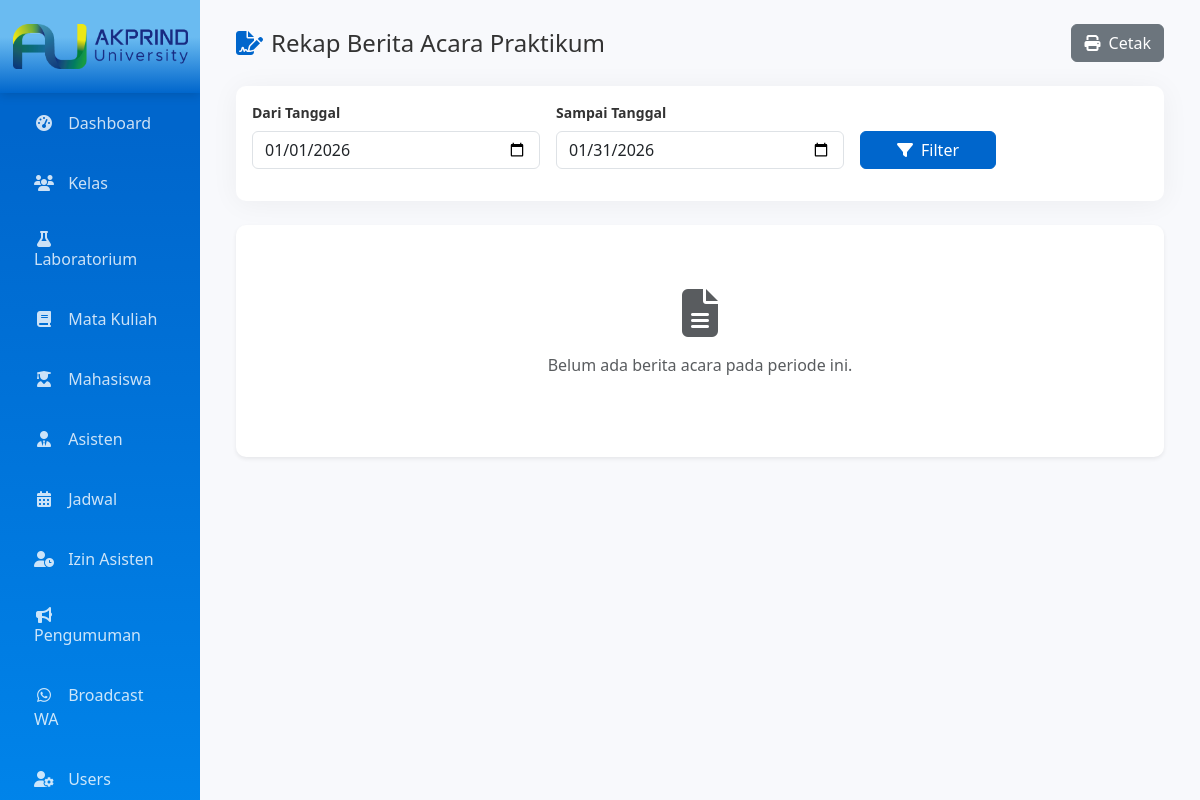
The page /index.php?page=admin_berita_acara (signed in) on the database as committed earlier.
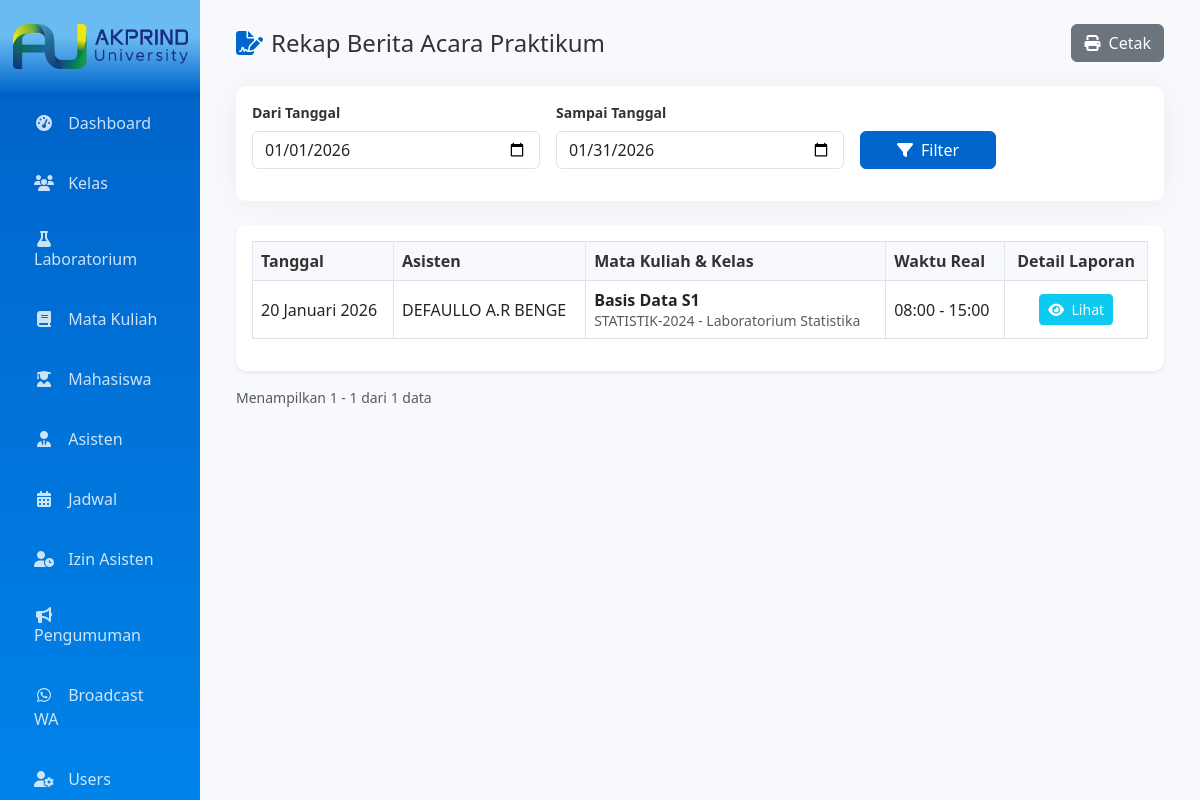
The same page on the database as committed later.
### tables this page shows
CREATE TABLE `berita_acara` (
  `id` int(11) NOT NULL,
  `jadwal_id` int(11) NOT NULL,
  `kode_asisten` varchar(50) NOT NULL,
  `waktu_mulai_real` datetime DEFAULT NULL,
  `waktu_selesai_real` datetime DEFAULT NULL,
  `catatan` text DEFAULT NULL,
  `foto_bukti` varchar(255) DEFAULT NULL,
  `created_at` timestamp NOT NULL DEFAULT current_timestamp()
);

CREATE TABLE `jadwal` (
  `id` int(11) NOT NULL,
  `pertemuan_ke` int(11) NOT NULL,
  `tanggal` date NOT NULL,
  `jam_mulai` time NOT NULL,
  `jam_selesai` time NOT NULL,
  `kode_lab` varchar(10) DEFAULT NULL,
  `kode_kelas` char(1) NOT NULL,
  `kode_mk` varchar(10) NOT NULL,
  `materi` varchar(100) NOT NULL,
  `kode_asisten_1` varchar(10) DEFAULT NULL,
  `kode_asisten_2` varchar(10) DEFAULT NULL,
  `jenis` enum('materi','inhall','praresponsi','responsi') DEFAULT 'materi',
  `keterangan` text DEFAULT NULL,
  `created_at` timestamp NOT NULL DEFAULT current_timestamp()
);

CREATE TABLE `asisten` (
  `id` int(11) NOT NULL,
  `kode_asisten` varchar(10) NOT NULL,
  `user_id` int(11) DEFAULT NULL,
  `nama` varchar(100) NOT NULL,
  `no_hp` varchar(15) DEFAULT NULL,
  `foto` varchar(255) DEFAULT NULL,
  `kode_mk` varchar(10) DEFAULT NULL COMMENT 'Keahlian utama (opsional, referensi saja)',
  `status` enum('aktif','nonaktif') DEFAULT 'aktif'
);

CREATE TABLE `mata_kuliah` (
  `kode_mk` varchar(10) NOT NULL,
  `nama_mk` varchar(100) NOT NULL,
  `sks` int(11) DEFAULT 3,
  `semester` varchar(10) DEFAULT NULL
);

CREATE TABLE `kelas` (
  `kode_kelas` char(1) NOT NULL,
  `nama_kelas` varchar(50) DEFAULT NULL,
  `program_studi` varchar(100) DEFAULT NULL,
  `tahun_ajaran` varchar(9) DEFAULT NULL
);

CREATE TABLE `lab` (
  `id` int(11) NOT NULL,
  `kode_lab` varchar(10) NOT NULL,
  `nama_lab` varchar(50) DEFAULT NULL,
  `kapasitas` int(11) DEFAULT NULL,
  `lokasi` varchar(100) DEFAULT NULL,
  `status` enum('active','maintenance') DEFAULT 'active',
  `latitude` varchar(50) DEFAULT NULL,
  `longitude` varchar(50) DEFAULT NULL
);

### pages/admin/berita_acara.php (the view, shortened to what the changed rows need)
<?php
$start_date = isset($_GET['start_date']) ? escape($_GET['start_date']) : date('Y-m-01');
$end_date = isset($_GET['end_date']) ? escape($_GET['end_date']) : date('Y-m-t');
$per_page = 10;
$current_page = get_current_page();
$count_query = "SELECT COUNT(*) as total FROM berita_acara ba JOIN jadwal j ON ba.jadwal_id = j.id WHERE j.tanggal BETWEEN '$start_date' AND '$end_date'";
$count_result = mysqli_query($conn, $count_query);
$total_data = mysqli_fetch_assoc($count_result)['total'];
$offset = get_offset($current_page, $per_page);
$query = "SELECT ba.*, j.tanggal, j.jam_mulai, j.jam_selesai,
          k.nama_kelas, mk.nama_mk, l.nama_lab, a.nama as nama_asisten
          FROM berita_acara ba
          JOIN jadwal j ON ba.jadwal_id = j.id
          LEFT JOIN kelas k ON j.kode_kelas = k.kode_kelas
          LEFT JOIN mata_kuliah mk ON j.kode_mk = mk.kode_mk
          LEFT JOIN lab l ON j.kode_lab = l.kode_lab
          LEFT JOIN asisten a ON ba.kode_asisten = a.kode_asisten
          WHERE j.tanggal BETWEEN '$start_date' AND '$end_date'
          ORDER BY j.tanggal DESC, j.jam_mulai DESC
          LIMIT $offset, $per_page";
$result = mysqli_query($conn, $query);
?>
<?php include 'includes/header.php'; ?>
<div class="container-fluid">
    <div class="row">
        <div class="col-md-9 col-lg-10">
            <div class="content-wrapper p-4">
                <div class="card border-0 shadow-sm">
                    <div class="card-body">
                        <?php if (mysqli_num_rows($result) > 0): ?>
                            <div class="table-responsive">
                                <table class="table table-hover table-bordered align-middle">
                                    <thead class="table-light">
                                        <tr>
                                            <th>Tanggal</th>
                                            <th>Asisten</th>
                                            <th>Mata Kuliah & Kelas</th>
                                            <th>Waktu Real</th>
                                            <th class="text-center">Detail Laporan</th>
                                        </tr>
                                    </thead>
                                    <tbody>
                                        <?php while($row = mysqli_fetch_assoc($result)): ?>
                                            <tr>
                                                <td><?= format_tanggal($row['tanggal']) ?></td>
                                                <td><?= $row['nama_asisten'] ?></td>
                                                <td>
                                                    <strong><?= $row['nama_mk'] ?></strong><br>
                                                    <small class="text-muted"><?= $row['nama_kelas'] ?> - <?= $row['nama_lab'] ?></small>
                                                </td>
                                                <td>
                                                    <?php
                                                    $start_real = $row['waktu_mulai_real'] ? date('H:i', strtotime($row['waktu_mulai_real'])) : '-';
                                                    $end_real = $row['waktu_selesai_real'] ? date('H:i', strtotime($row['waktu_selesai_real'])) : '-';
                                                    echo "$start_real - $end_real";
                                                    ?>
                                                </td>
                                                <td class="text-center">
                                                    <button type="button" class="btn btn-sm btn-info text-white btn-detail"
                                                        data-bs-toggle="modal" data-bs-target="#modalDetail"
                                                        data-mk="<?= htmlspecialchars($row['nama_mk']) ?>"
                                                        data-kelas="<?= htmlspecialchars($row['nama_kelas']) ?>"
                                                        data-asisten="<?= htmlspecialchars($row['nama_asisten']) ?>"
                                                        data-tanggal="<?= format_tanggal($row['tanggal']) ?>"
                                                        data-catatan="<?= htmlspecialchars($row['catatan']) ?>"
                                                        data-foto="<?= htmlspecialchars($row['foto_bukti']) ?>">
                                                        <i class="fas fa-eye me-1"></i> Lihat
                                                    </button>
                                                </td>
                                            </tr>
                                        <?php endwhile; ?>
                                    </tbody>
                                </table>
                            </div>
                        <?php else: ?>
                            <div class="text-center py-5 text-muted">
                                <i class="fas fa-file-alt fa-3x mb-3"></i>
                                <p>Belum ada berita acara pada periode ini.</p>
                            </div>
                        <?php endif; ?>
                    </div>
                </div>
                <?php if ($total_data > 0): ?>
                <div class="d-flex flex-column flex-md-row justify-content-between align-items-center mt-3 gap-2 no-print">
                    <?= render_pagination_info($current_page, $per_page, $total_data) ?>
                </div>
                <?php endif; ?>
            </div>
        </div>
    </div>
</div>
<?php include 'includes/footer.php'; ?>

### includes/fungsi.php (shortened to what the changed rows need)
<?php
function format_tanggal($tanggal) {
    $bulan = array(
        1 => 'Januari', 'Februari', 'Maret', 'April', 'Mei', 'Juni',
        'Juli', 'Agustus', 'September', 'Oktober', 'November', 'Desember'
    );
    $split = explode('-', $tanggal);
    return $split[2] . ' ' . $bulan[(int)$split[1]] . ' ' . $split[0];
}
function get_offset($current_page, $per_page = 10) {
    return ($current_page - 1) * $per_page;
}
function get_current_page() {
    $page = isset($_GET['hal']) ? (int)$_GET['hal'] : 1;
    return max(1, $page);
}
function render_pagination_info($current_page, $per_page, $total_data) {
    $start = (($current_page - 1) * $per_page) + 1;
    $end = min($current_page * $per_page, $total_data);
    return '<small class="text-muted">Menampilkan ' . $start . ' - ' . $end . ' dari ' . $total_data . ' data</small>';
}
?>

Rows that differ between the two databases and show on the page:
added berita_acara: jadwal.tanggal "20 Januari 2026", asisten.nama "DEFAULLO A.R BENGE", mata_kuliah.nama_mk "Basis Data S1", kelas.nama_kelas "STATISTIK-2024", lab.nama_lab "Laboratorium Statistika", waktu_mulai_real "08:00", waktu_selesai_real "15:00"
Other text that changed with them:
$start: (not shown) → "1"
$end: (not shown) → "1"
$total_data: (not shown) → "1"
text no longer shown: "Belum ada berita acara pada periode ini."
text now shown: "Tanggal Asisten Mata Kuliah & Kelas Waktu Real Detail Laporan Menampilkan - dari data"
